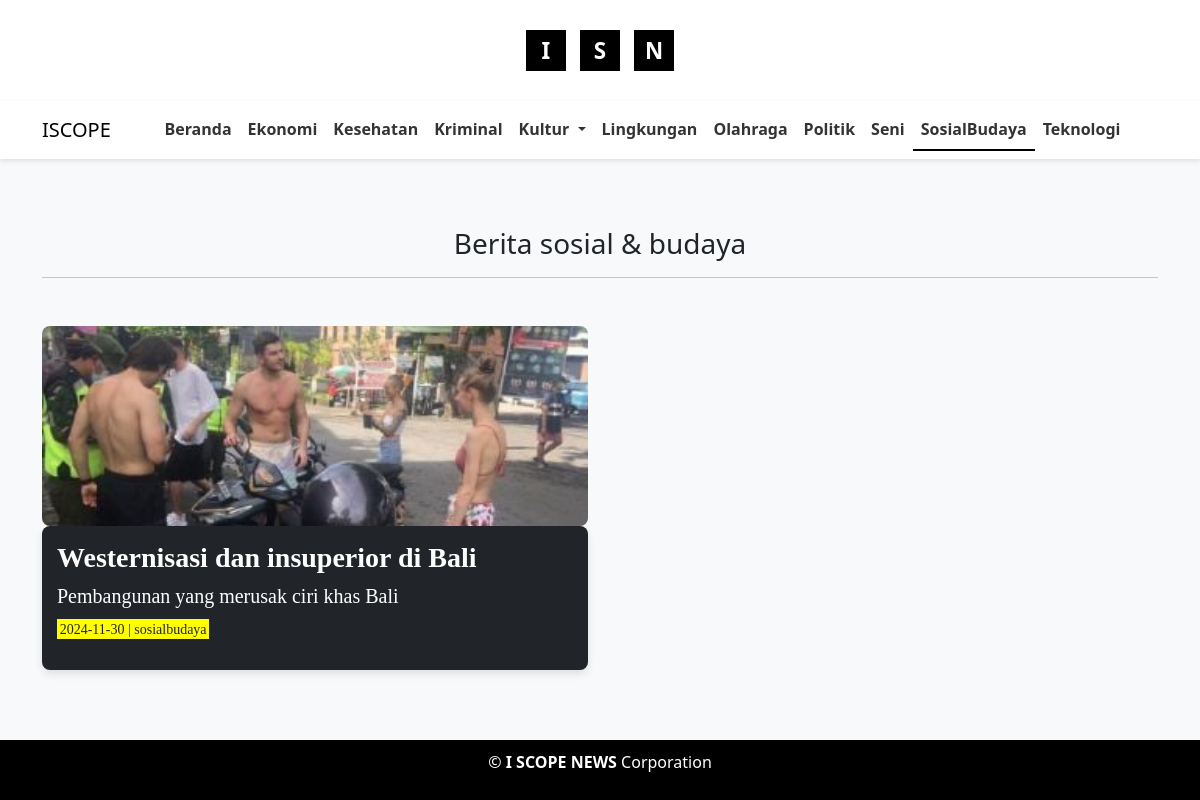
Page /?page=sosialbudaya on the committed database.
### tables this page shows
CREATE TABLE `sosialbudaya` (
  `id` int NOT NULL,
  `tgl` date NOT NULL,
  `judul` varchar(255) NOT NULL,
  `subjudul` varchar(255) NOT NULL DEFAULT '',
  `img` varchar(255) NOT NULL,
  `text` longtext NOT NULL,
  `jenis` varchar(50) NOT NULL
);

### sosialbudaya.php (the view, shortened to what this page needs)
<!DOCTYPE html>
<html lang="en">
<head>
    <link href="https://stackpath.bootstrapcdn.com/bootstrap/4.5.2/css/bootstrap.min.css" rel="stylesheet">
    <link href="https://cdn.jsdelivr.net/npm/bootstrap@5.3.3/dist/css/bootstrap.min.css" rel="stylesheet">
    <link href="https://cdnjs.cloudflare.com/ajax/libs/font-awesome/6.6.0/css/all.min.css" rel="stylesheet" />
    <link href="https://cdn.jsdelivr.net/npm/bootstrap@5.3.0-alpha1/dist/css/bootstrap.min.css" rel="stylesheet">
</head>
<body>
    <div class="container mt-5">
        <div class="text-center mb-5">
            <h3>Berita sosial & budaya</h3>
            <hr>
        </div>
        <div class="row">
            <?php
            include 'koneksi.php';
            $sql = mysqli_query($koneksi, "SELECT * FROM sosialbudaya ORDER BY tgl DESC");
            while ($data = mysqli_fetch_array($sql)) {
            ?>
                <div class="col-lg-6 col-md-12 mb-4">
                    <div class="team-item">
                        <img src="admin/sosialbudaya/<?php echo htmlspecialchars($data['img']); ?>" alt="Berita sosialbudaya">
                        <div class="content bg-dark">
                            <a href="sosialbudaya_lengkap.php?id=<?php echo $data['id']; ?>">
                                <h3><b><?php echo htmlspecialchars($data['judul']); ?></b></h3>
                                <h5><?php echo htmlspecialchars($data['subjudul']); ?></h5>
                                <p><mark><?php echo $data['tgl']; ?> | <?php echo htmlspecialchars($data['jenis']); ?></mark></p>
                            </a>
                        </div>
                    </div>
                </div>
            <?php } ?>
        </div>
    </div>
</body>
</html>

### index.php (style rules this page uses)
body { margin: 0; font-family: 'Roboto', sans-serif; display: flex; flex-direction: column; min-height: 100vh; background-color: #ffffff; color: #333333; }
mark { background-color: yellow; }

### sosialbudaya.php (style rules this page uses)
body { background-color: #f8f9fa; }
.team-item img { width: 100%; height: 200px; object-fit: cover; border-radius: 8px; }
.row { display: flex; flex-wrap: wrap; }
.team-item { display: flex; flex-direction: column; justify-content: space-between; height: 100%; }
.content { padding: 15px; border-radius: 8px; box-shadow: 0 4px 8px rgba(0, 0, 0, 0.1); margin-bottom: 20px; font-family: 'Times New Roman', Times, serif; display: flex; flex-direction: column; height: 100%; }
.content h3, .content h5 { margin: 0 0 10px; color: white; word-wrap: break-word; overflow-wrap: break-word; white-space: normal; }
.content p { font-size: 14px; color: white; }
.content a { text-decoration: none; color: white; }
mark { background: yellow; }

### rows in the picture
sosialbudaya: img (picture), judul "Westernisasi dan insuperior di Bali", subjudul "Pembangunan yang merusak ciri khas Bali", tgl "2024-11-30", jenis "sosialbudaya"
